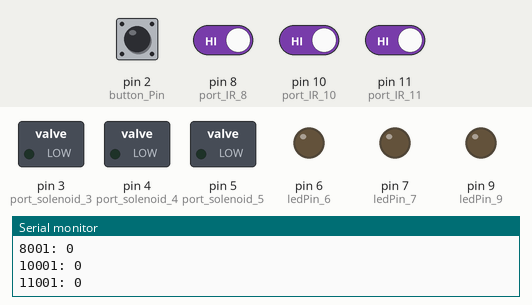
Simulated run of this sketch. Board: Arduino Uno, built with avr-gcc and run on an emulated ATmega328P. Parts: switched loads named in the sketch (green lamp = pin HIGH), output pins drawn as LEDs (lit = HIGH), the last lines printed to the serial monitor. The test bench sets the inputs (shaded band); at power-on: pin 2 (button_Pin), pin 8 (port_IR_8), pin 10 (port_IR_10), pin 11 (port_IR_11) HIGH.

Above: at 1.2 s.
1.3 s: pin 2 (button_Pin) pulled LOW for 0.15 s
At 3.2 s:
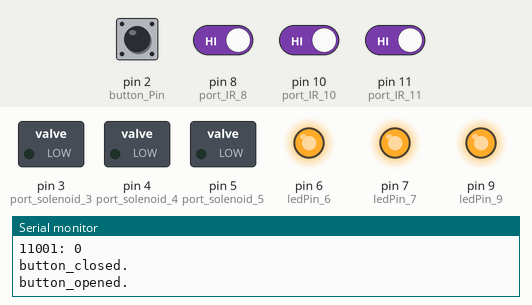
4.4 s: pin 2 (button_Pin) driven LOW and pin 8 (port_IR_8) driven LOW
At 4.9 s:
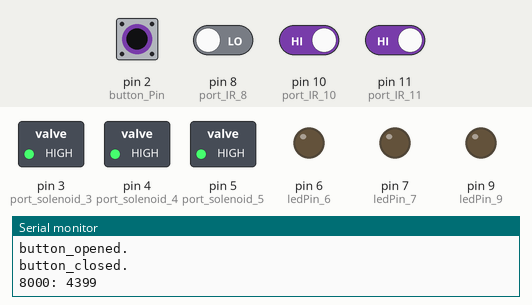
7.4 s: pin 2 (button_Pin) driven HIGH
At 8.9 s:
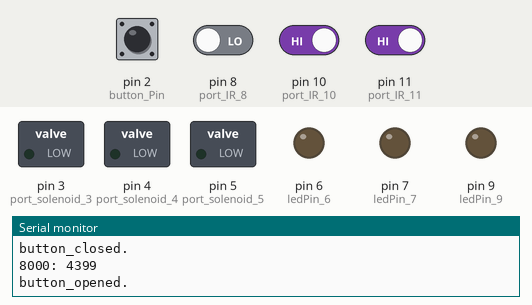
10.4 s: pin 2 (button_Pin) driven LOW
At 10.7 s:
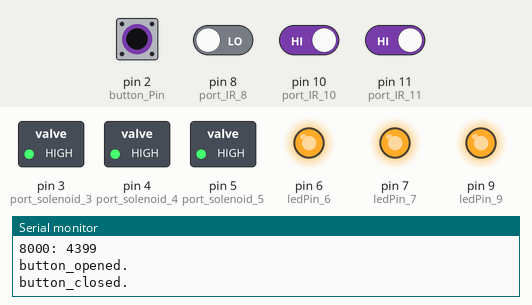
Timing chart, 0 to 14.4 s (numbered marks = the images above; inputs shaded):
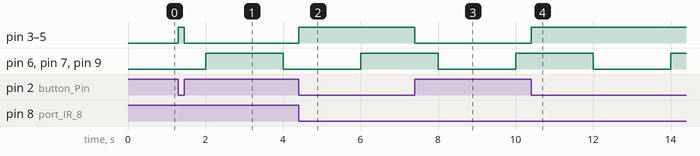

Measured:
- after the input at 1.3 s, pin 3 (port_solenoid_3), pin 4 (port_solenoid_4), pin 5 (port_solenoid_5): LOW → HIGH at once, → LOW 0.15 s later
- after the input at 4.4 s, pin 3 (port_solenoid_3), pin 4 (port_solenoid_4), pin 5 (port_solenoid_5): LOW → HIGH at once
- after the input at 7.4 s, pin 3 (port_solenoid_3), pin 4 (port_solenoid_4), pin 5 (port_solenoid_5): HIGH → LOW at once
- after the input at 10.4 s, pin 3 (port_solenoid_3), pin 4 (port_solenoid_4), pin 5 (port_solenoid_5): LOW → HIGH at once

The sketch:

FINAL_TESTING.ino
```cpp
// Final Testing (3 solenoids / 3 IRs / 3 LEDs + 1 Button)
// 2/6/19
// JHL

// Solenoids and LED turn on for x seconds in alternation!
// if you want to change the rate of change,
// edit 'interval' AND 'previous_sol_millis' and set them equal

// 2/14/19
// Button Functionality Added
// Dispenses Solenoid Output for the duration of button press

byte button_Pin = 2;
byte old_button_State = HIGH;

unsigned long debounceTime = 10;  // 10 milliseconds
unsigned long button_PressTime;  // when the button_ last changed state


// Solenoids
byte port_solenoid_3 = 3;
byte port_solenoid_4 = 4;
byte port_solenoid_5 = 5;

// LED constants
byte ledPin_6 =  6;// the number of the LED pin
byte ledPin_7 =  7;// the number of the LED pin
byte ledPin_9 =  9;// the number of the LED pin

// IRs
byte port_IR_8 = 8;
byte port_IR_10 = 10;
byte port_IR_11 = 11;

// LED variable states:
int ledState_6 = LOW;           // ledState used to set the LED
int ledState_7 = LOW;
int ledState_9 = LOW;

//**Solenoid Variables States:
int sol_State_3 = LOW;
int sol_State_4 = LOW;
int sol_State_5 = LOW;

// IR States
boolean IR_previous_state_8;
boolean IR_previous_state_10;
boolean IR_previous_state_11;

unsigned long previous_led_millis = 0;        // will store last time LED was updated
unsigned long previous_sol_millis = 2000;     // needed for solenoid interval time (blink in alternation with LED)

// constants won't change:
const long interval = 2000;           // LED + solenoid interval


// * * * * * * * * * * * S E T U P * * * * * * * * * * * * * * *

void setup() {
  // set the digital pin as output:

  pinMode (button_Pin, INPUT);

  // looks like the test program worked without solenoids set as OUTPUT
  // but will include them just to make sure (and to see if code breaks)
  pinMode(port_solenoid_3, OUTPUT);
  pinMode(port_solenoid_4, OUTPUT);
  pinMode(port_solenoid_5, OUTPUT);

  pinMode(ledPin_6, OUTPUT);
  pinMode(ledPin_7, OUTPUT);
  pinMode(ledPin_9, OUTPUT);

  pinMode(port_IR_8, INPUT);
  pinMode(port_IR_10, INPUT);
  pinMode(port_IR_11, INPUT);

  Serial.begin(9600);

  // delay(2000);
  Serial.println("Start Test Program");

}

// * * * * * * * * * * * L O O P * * * * * * * * * * * * * * *

void loop() {

  blink_led();
  record_IR();
  // solenoid_on();
  button_push();

}


void blink_led() {
    // check to see if it's time to blink the LED; that is, if the difference
    // between the current time and last time you blinked the LED is bigger than
    // the interval at which you want to blink the LED.
    unsigned long currentMillis = millis();

    if (currentMillis - previous_led_millis >= interval) {
      // save the last time you blinked the LED
      previous_led_millis = currentMillis;


      // if the LED is off turn it on and vice-versa:
      if (ledState_6 == LOW) {
        ledState_6 = HIGH;
      } else {
        ledState_6 = LOW;
      }

      if (ledState_7 == LOW) {
        ledState_7 = HIGH;
      } else {
        ledState_7 = LOW;
      }

      if (ledState_9 == LOW) {
        ledState_9 = HIGH;
      } else {
        ledState_9 = LOW;
      }

          // set the LED with the ledState of the variable:
      digitalWrite(ledPin_6, ledState_6);
      digitalWrite(ledPin_7, ledState_7);
      digitalWrite(ledPin_9, ledState_9);
    }
   }

void record_IR() {

  static unsigned long Poke_On_Time_8 = 0;
  static unsigned long Poke_Off_Time_8 = 0;

  static unsigned long Poke_On_Time_10 = 0;
  static unsigned long Poke_Off_Time_10 = 0;

  static unsigned long Poke_On_Time_11 = 0;
  static unsigned long Poke_Off_Time_11 = 0;

  byte read_gate_8 = digitalRead(port_IR_8);
  byte read_gate_10 = digitalRead(port_IR_10);
  byte read_gate_11 = digitalRead(port_IR_11);

  if (read_gate_8 != IR_previous_state_8) {
    if (read_gate_8 == LOW) {
      Poke_On_Time_8 = millis();
      Serial.print("8000: ");
      Serial.println(Poke_On_Time_8);
    }
    if (read_gate_8 == HIGH){
      Poke_Off_Time_8 = millis();
      Serial.print("8001: ");
      Serial.println(Poke_Off_Time_8);
    }
  }

  IR_previous_state_8 = read_gate_8;

  if (read_gate_10 != IR_previous_state_10) {
    if (read_gate_10 == LOW) {
      Poke_On_Time_10 = millis();
      Serial.print("10000: ");
      Serial.println(Poke_On_Time_10);
    }
    if (read_gate_10 == HIGH){
      Poke_Off_Time_10 = millis();
      Serial.print("10001: ");
      Serial.println(Poke_Off_Time_10);
    }
  }

  IR_previous_state_10 = read_gate_10;


if (read_gate_11 != IR_previous_state_11) {
  if (read_gate_11 == LOW) {
    Poke_On_Time_11 = millis();
    Serial.print("11000: ");
    Serial.println(Poke_On_Time_11);
  }
  if (read_gate_11 == HIGH){
    Poke_Off_Time_11 = millis();
    Serial.print("11001: ");
    Serial.println(Poke_Off_Time_11);
  }
}

IR_previous_state_11 = read_gate_11;

}

void solenoid_on() {

   unsigned long currentMillis = millis();

   if (currentMillis - previous_sol_millis >= interval) {

     previous_sol_millis = currentMillis;

     Serial.print("3. first point when time enters this sol loop: ");
     Serial.println(currentMillis);

     // if the solenoid is off turn it on and vice-versa:
     if (sol_State_3 == LOW) {
       sol_State_3 = HIGH;
       Serial.print("4. sol on: ");
       Serial.println(currentMillis);
     } else {
      sol_State_3 = LOW;
       Serial.print("5. sol off: ");
       Serial.println(currentMillis);
     }

     if (sol_State_4 == LOW) {
      sol_State_4 = HIGH;
     } else {
       sol_State_4 = LOW;
     }

     if (sol_State_5 == LOW) {
       sol_State_5 = HIGH;
     } else {
       sol_State_5 = LOW;
     }


     digitalWrite(port_solenoid_3, sol_State_3);
     digitalWrite(port_solenoid_4, sol_State_4);
     digitalWrite(port_solenoid_5, sol_State_5);
   }
  }


void button_push() {

// see if button_is open or closed
  byte button_State = digitalRead (button_Pin);

  // has it changed since last time?
  if (button_State != old_button_State) {

    // debounce
    if (millis () - button_PressTime >= debounceTime) {

       button_PressTime = millis ();  // time when we close the button

       old_button_State =  button_State;  // remember for next time

       if (button_State == LOW) {

          Serial.println ("button_closed.");
          digitalWrite(port_solenoid_3, HIGH);
          digitalWrite(port_solenoid_4, HIGH);
          digitalWrite(port_solenoid_5, HIGH);

          }  // end if button_State is LOW
       else {

          Serial.println ("button_opened.");
          digitalWrite(port_solenoid_3, LOW);
          digitalWrite(port_solenoid_4, LOW);
          digitalWrite(port_solenoid_5, LOW);

          }  // end if button_State is HIGH

       }  // end if debounce time up

    }  // end of state change

}
```
